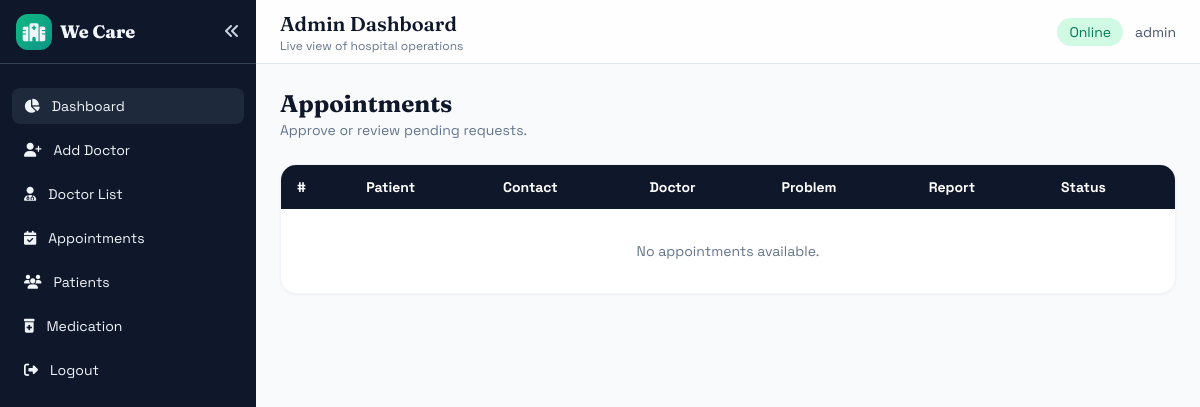
The page /View_Appointments/ on the database as committed earlier.
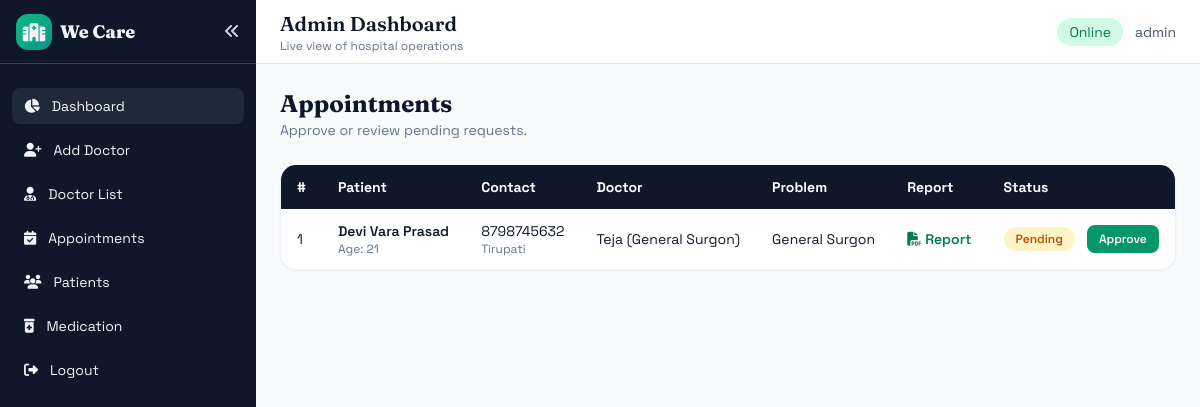
The same page on the database as committed later.
### Patient/models.py (models this page shows, shortened)
class Book_Appointment(models.Model):
    name = models.CharField(max_length=100)
    phone = models.CharField(max_length=10)
    age = models.IntegerField()
    address = models.CharField(max_length=100)
    doctor_name  = models.CharField(max_length=100)
    problem = models.CharField(max_length=100)
    upload_report = models.FileField(upload_to='reports/', validators=[FileExtensionValidator(allowed_extensions=['pdf'])])
    medication = models.CharField(max_length=100)
    status = models.CharField(max_length=100)

### Admin/views.py (the view)
# urls.py: path('View_Appointments/',views.View_Appointmets , name="View_Appointments"),
def View_Appointmets(request):
    appointment = Book_Appointment.objects.filter(status='Pending')
    return render(request,'Admin/View_Appointments.html' , {'appointment':appointment})

### Template/Admin/View_Appointments.html (shortened to what this page needs)
{% extends 'Admin/AdminHome.html' %}
{% block contents %}
<div class="space-y-6">
    <div class="flex items-center justify-between">
        <div>
            <h2 class="text-2xl font-bold display">Appointments</h2>
            <p class="text-sm text-slate-500">Approve or review pending requests.</p>
        </div>
    </div>
    <div class="bg-white rounded-2xl shadow-sm border border-slate-100 overflow-hidden">
        <table class="w-full text-sm">
            <thead class="bg-slate-900 text-white">
                <tr>
                    <th class="text-left px-4 py-3">#</th>
                    <th class="text-left px-4 py-3">Patient</th>
                    <th class="text-left px-4 py-3">Contact</th>
                    <th class="text-left px-4 py-3">Doctor</th>
                    <th class="text-left px-4 py-3">Problem</th>
                    <th class="text-left px-4 py-3">Report</th>
                    <th class="text-left px-4 py-3">Status</th>
                </tr>
            </thead>
            <tbody class="divide-y divide-slate-100">
                {% for data in appointment %}
                <tr class="hover:bg-slate-50" x-data="{ status: '{{ data.status }}', loading: false }">
                    <td class="px-4 py-3">{{ forloop.counter }}</td>
                    <td class="px-4 py-3">
                        <div class="font-semibold">{{ data.name }}</div>
                        <div class="text-xs text-slate-500">Age: {{ data.age }}</div>
                    </td>
                    <td class="px-4 py-3">
                        <div>{{ data.phone }}</div>
                        <div class="text-xs text-slate-500">{{ data.address }}</div>
                    </td>
                    <td class="px-4 py-3">{{ data.doctor_name }}</td>
                    <td class="px-4 py-3">{{ data.problem }}</td>
                    <td class="px-4 py-3">
                        <a href="{{ data.upload_report.url }}" target="_blank" class="text-emerald-700 font-semibold">
                            <i class="fas fa-file-pdf mr-1"></i>Report
                        </a>
                    </td>
                    <td class="px-4 py-3">
                        <div class="flex items-center gap-3">
                            <span class="px-3 py-1 rounded-full text-xs font-semibold"
                                        :class="status === 'Approved' ? 'bg-emerald-100 text-emerald-700' : 'bg-amber-100 text-amber-700'"
                                        x-text="status"></span>
                            <button
                                x-show="status !== 'Approved'"
                                @click="loading = true; fetch('{% url 'api_approve_appointment' data.id %}', { method: 'POST' }).then(r => r.json()).then(res => { if (res.ok) status = 'Approved'; }).finally(() => loading = false);"
                                class="px-3 py-1.5 rounded-lg bg-emerald-600 text-white text-xs font-semibold hover:bg-emerald-700">
                                <span x-show="!loading">Approve</span>
                            </button>
                        </div>
                    </td>
                </tr>
                {% empty %}
                <tr>
                    <td colspan="7" class="px-4 py-8 text-center text-slate-500">No appointments available.</td>
                </tr>
                {% endfor %}
            </tbody>
        </table>
    </div>
</div>
{% endblock %}

Rows that differ between the two databases and show on the page:
added Book_Appointment: name "Devi Vara Prasad", age "21", phone "8798745632", address "Tirupati", doctor_name "Teja (General Surgon)", problem "General Surgon"
Other text that changed with them:
text no longer shown: "No appointments available."
